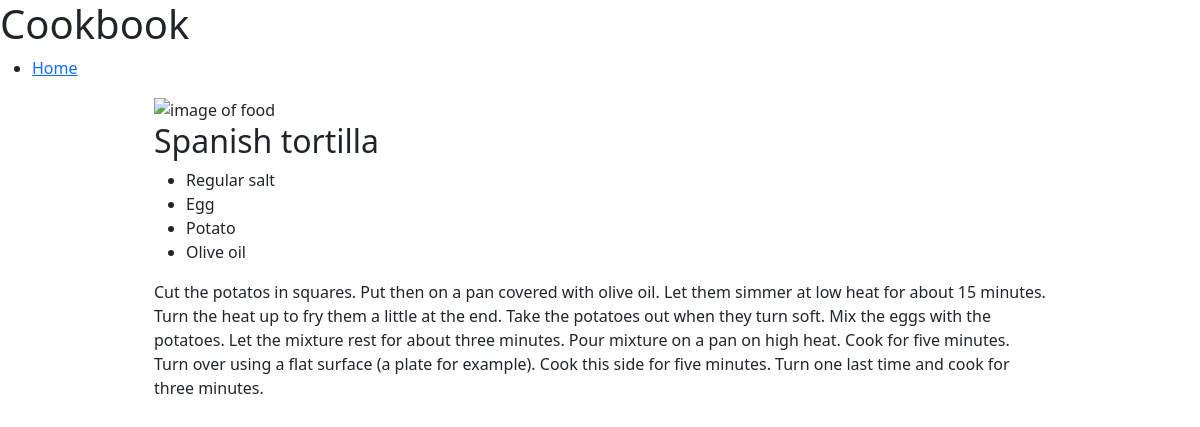
The page /3/Spanish tortilla on the database its author committed.
### cookbook/models.py (models this page shows, shortened)
class Recipe(models.Model):
    recipe_name = models.CharField(max_length=100)
    recipe_description = models.CharField(max_length=100)
    recipe_ingredients = models.ManyToManyField(Ingredient, blank=True)
    recipe_type = models.ManyToManyField(Recipe_type)
    steps = models.TextField(max_length=1000)

class Ingredient(models.Model):
    ingredient_name = models.CharField(max_length=100)
    ingredient_type = models.ManyToManyField(Ingredient_type)

### cookbook/views.py (the view)
# urls.py: path('<int:id>/<str:name>', views.recipe_page, name='recipe'),
def recipe_page(request, id, name):
    if (Recipe.objects.filter(id=id).exists()):
        recipe = Recipe.objects.get(id=id)
    else:
        return render(request, "cookbook/not-found.html")
    return render(request, "cookbook/recipe.html", {
        "recipe": recipe,
        "ingredients": recipe.recipe_ingredients.values()
    })

### cookbook/templates/cookbook/recipe.html
{% extends 'cookbook/layout.html' %}
{% block body %}
    <div class="content-container">
        <div id="recipe-image">
            <img src="" alt="image of food">
        </div>
        <div id="recipe-ingredients">
            <h2>{{recipe.recipe_name}}</h2>
            <ul>
                {% for ingredient in ingredients %}
                <li>{{ingredient.ingredient_name}}</li>
                {% endfor %}
            </ul>
        </div>
        <div id="recipe-steps">
            <p class="recipe-text">{{ recipe.steps }}</p>
        </div>
    </div>
{% endblock %}

### cookbook/templates/cookbook/layout.html (shortened to what this page needs)
{% load static %}
<!DOCTYPE html>
<html lang="en">
    <head>
        <link rel="stylesheet" href="{% static 'cookbook/style.css' %}">
        <link href="https://cdn.jsdelivr.net/npm/bootstrap@5.0.2/dist/css/bootstrap.min.css" rel="stylesheet">
    </head>
    <body>
        <nav>
            <div>
                <h1>Cookbook</h1>
            </div>
            <div>
                <ul>
                    <li>
                        <a href="{% url 'index' %}">Home</a>
                    </li>
                </ul>
            </div>
        </nav>
        <div class="body">
            {% block body %}
            {% endblock%}
        </div>
    </body>
</html>

### cookbook/static/cookbook/style.css (style rules this page uses)
.content-container { max-width: 892px; margin: 0 auto; }

### rows shown on the page
Recipe: recipe_name "Spanish tortilla", steps "Cut the potatos in squares. Put then on a pan covered with olive oil. Let them simmer at low heat for about 15 minutes. Turn the heat up to fry them a little at the end. Take the potatoes out when they turn soft. Mix the eggs with the potatoes. Let the mixture rest for about three minutes. Pour mixture on a pan on high heat. Cook for five minutes. Turn over using a flat surface (a plate for example). Cook this side for five minutes. Turn one last time and cook for three minutes."
Ingredient: ingredient_name "Regular salt"
Ingredient: ingredient_name "Egg"
Ingredient: ingredient_name "Potato"
Ingredient: ingredient_name "Olive oil"
